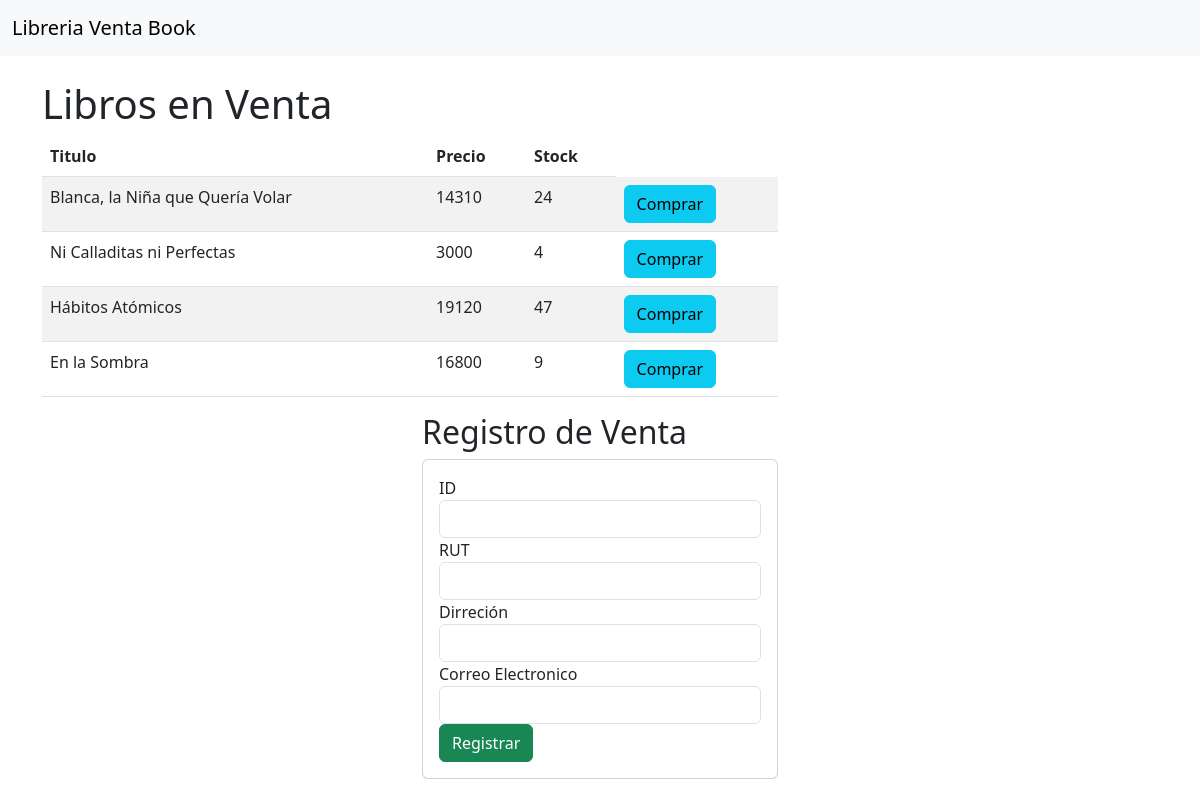
Before: / with the older database file.
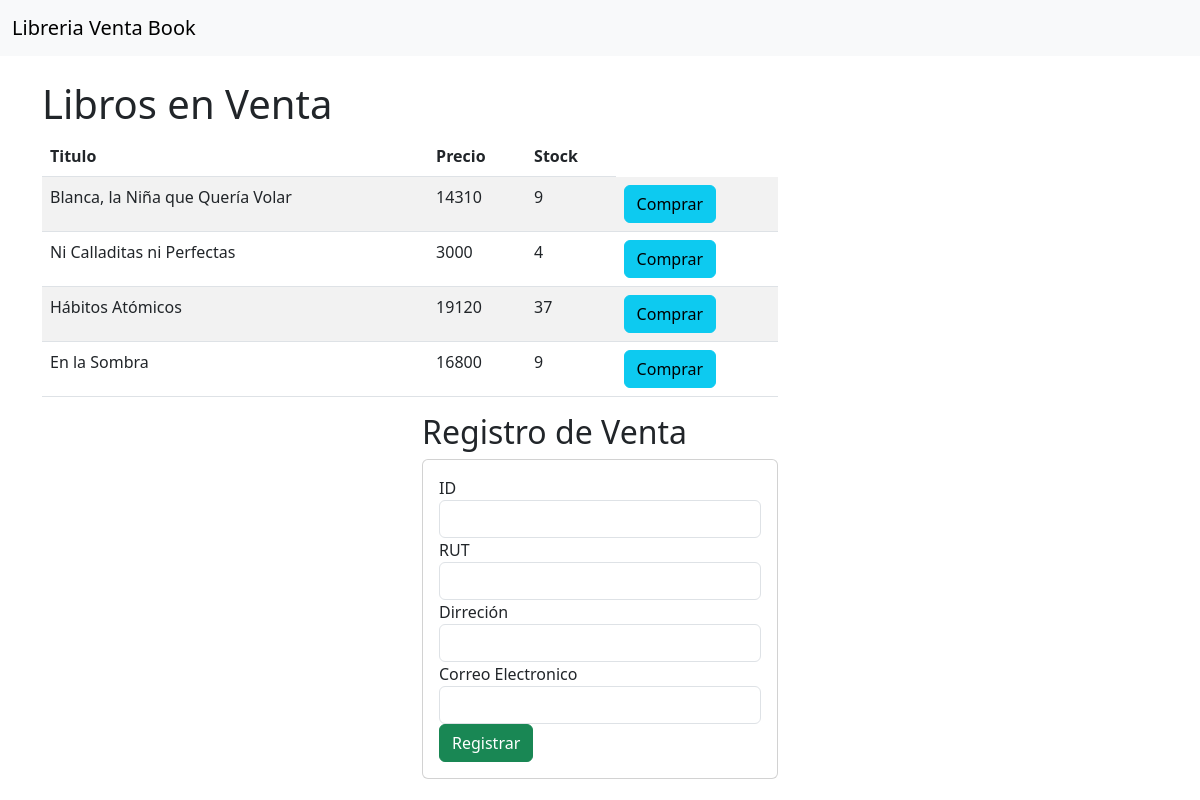
After: the same page with the newer database file.
### REST/models.py (models this page shows)
class Producto(models.Model):
    title = models.CharField(max_length=50)
    price = models.IntegerField()
    stock = models.IntegerField()

### REST/views.py (the view)
# urls.py: 2. Add a URL to urlpatterns:  path('', views.home, name='home')
def home(request):
    productosListados = Producto.objects.all()
    return render(request, "index.html", {"productos": productosListados})

### REST/templates/index.html (shortened to what this page needs)
<!DOCTYPE html>
<html lang="en">
<head>
    <link href="https://cdn.jsdelivr.net/npm/bootstrap@5.3.0-alpha3/dist/css/bootstrap.min.css" rel="stylesheet">
</head>
<body>
    <nav class="navbar navbar-expand-lg bg-body-tertiary">
        <div class="container-fluid">
          <a class="navbar-brand" href="#">Libreria Venta Book</a>
        </div>
      </nav>
      <div class="container py-4">
        <h1>Libros en Venta</h1>
        <div class="row">
            <div class="col-sm-12 col-md-6 col-lg-8 col-xl-8">
                <div class="table-responsive">
                    <table class="table table-striped">
                        <thead>
                            <tr>
                                <th>Titulo</th>
                                <th>Precio</th>
                                <th>Stock</th>
                            </tr>
                        </thead>
                        <tbody>
                            {% for p in productos %}
                            <tr>
                                <td>{{p.title}}</td>
                                <td>{{p.price}}</td>
                                <td>{{p.stock}}</td>
                                <td><a href="detalle/{{p.id}}" class="btn btn-info">Comprar</a></td>
                            </tr>
                            {% endfor %}
                        </tbody>
                    </table>
                </div>
            </div>
        </div>
        <div class="row">
            <div class="col-md-4 offset-md-4">
                <h2>Registro de Venta</h2>
                <div class="card">
                    <div class="card-body">
                        <form action="/registrarVenta/" method="POST"> {% csrf_token %}
                            <div class="form-group">
                                <td>ID</td>
                                <input type="text" id="txtId" name="txtId" class="form-control" required>
                            </div>
                            <div class="form-group">
                                <td>RUT</td>
                                <input type="text" id="txtRut" name="txtRut" class="form-control">
                            </div>
                            <div class="form-group">
                                <td>Dirreción</td>
                                <input type="text" id="txtAddress" name="txtAddress" value="{{producto.title}}" class="form-control">
                            </div>
                            <div class="form-group">
                                <td>Correo Electronico</td>
                                <input type="text" id="txtEmail" name="txtEmail" value="{{producto.price}}" class="form-control">
                            </div>
                            <div class="form-group">
                                <button type="submit" class="btn btn-success btn-block text white">Registrar</button>
                            </div>
                        </form>
                    </div>
                </div>
            </div>
        </div>
      </div>
</body>
</html>

Changed rows visible on the page:
changed Producto "Blanca, la Niña que Quería Volar": stock "24" → "9"
changed Producto "Hábitos Atómicos": stock "47" → "37"
